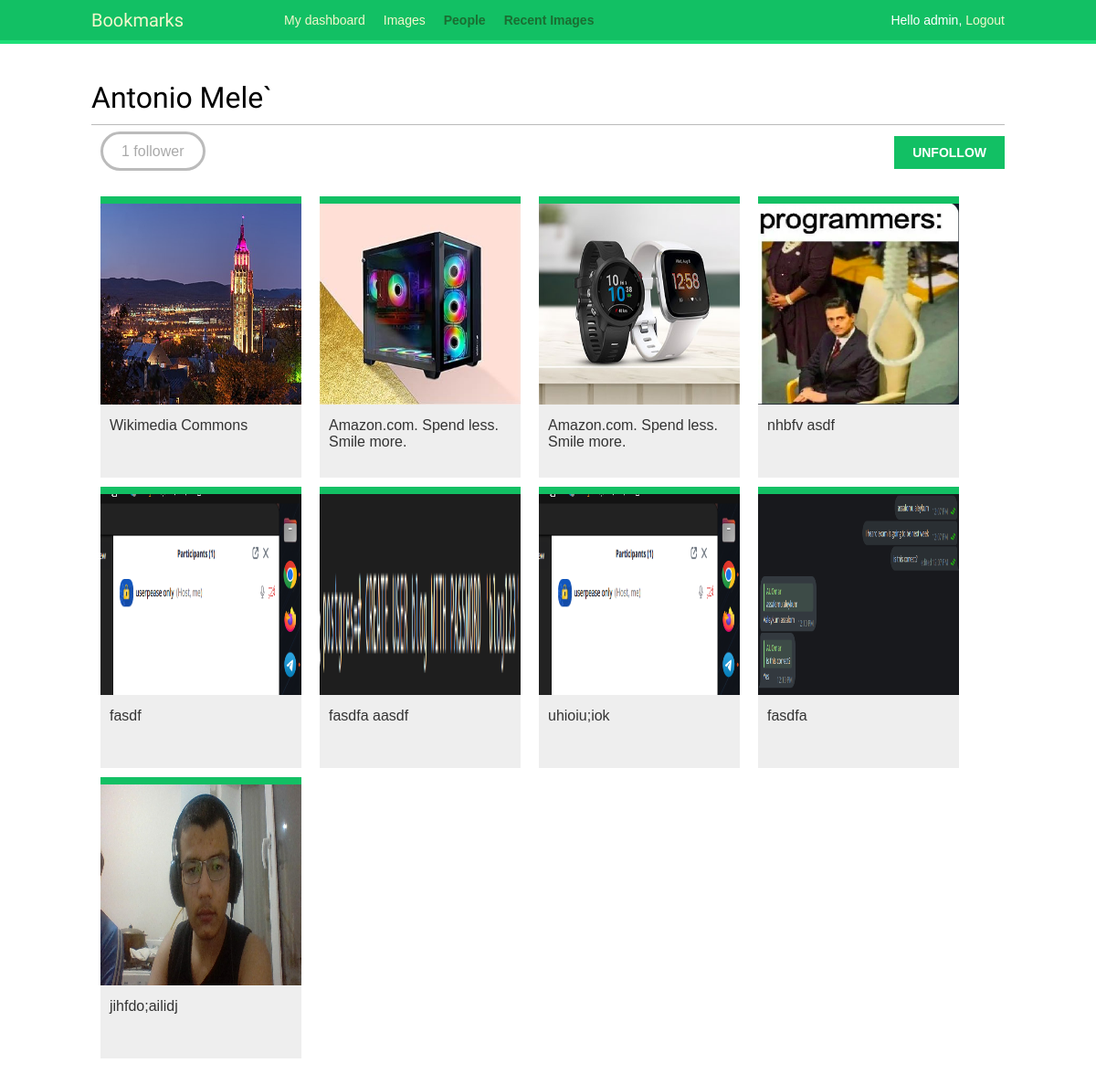
Page /account/users/test/ (signed in) on the committed database.
### images/models.py (models this page shows, shortened)
class Image(models.Model):
    user = models.ForeignKey(settings.AUTH_USER_MODEL, related_name='images_created', on_delete=models.CASCADE)
    title = models.CharField(max_length=250)
    slug = models.SlugField(max_length=200, blank=True)
    url = models.URLField(max_length=2000)
    image = models.ImageField(upload_to="images/%Y/%m/%d")
    description = models.TextField(blank=True)
    created = models.DateTimeField(auto_now_add=True)
    users_like = models.ManyToManyField(settings.AUTH_USER_MODEL, related_name="images_liked", blank=True)
    total_likes = models.PositiveIntegerField(default=0)
    class Meta:
        indexes = [
            models.Index(fields=['-created']),
            models.Index(fields=['-total_likes']),
        ]
    def get_absolute_url(self):
        return reverse('images:detail', args=[self.id, self.slug])

### account/views.py (the view)
# urls.py: path('users/<username>/', views.user_detail, name='user_detail'),
@login_required
def user_detail(request, username):
    user = get_object_or_404(User,
                             username=username,
                             is_active=True)
    return render(request,
                  'account/user/detail.html',
                  {'section': 'people',
                   'user': user})

### account/templates/account/user/detail.html (shortened to what this page needs)
{% extends "base.html" %}
{% load thumbnail %}
{% block content %}
  <h1>{{ user.get_full_name }}</h1>
  {% with total_followers=user.followers.count %}
    <span class="count">
      <span class="total">{{ total_followers }}</span>
      follower{{ total_followers|pluralize }}
    </span>
    <a href="#" data-id="{{ user.id }}" data-action="{% if request.user in user.followers.all %}un{% endif %}follow" class="follow button">
      {% if request.user not in user.followers.all %}
        Follow
      {% else %}
        Unfollow
      {% endif %}
    </a>
    <div id="image-list" class="image-container">
      {% include "images/image/list_images.html" with images=user.images_created.all %}
    </div>
  {% endwith %}
{% endblock %}

### account/templates/base.html (shortened to what this page needs)
{% load static %}
<!DOCTYPE html>
<html>
<head>
  <link href="{% static "css/base.css" %}" rel="stylesheet">
</head>
<body>
  <div id="header">
    <span class="logo">Bookmarks</span>
    {% if request.user.is_authenticated %}
      <ul class="menu">
        <li {% if section == "dashboard" %}class="selected"{% endif %}>
          <a href="{% url "dashboard" %}">My dashboard</a>
        </li>
        <li {% if section == "images" %}class="selected"{% endif %}>
          <a href="{% url "images:list" %}">Images</a>
        </li>
        <li {% if section == "people" %}class="selected"{% endif %}>
          <a href="{% url "user_list" %}">People</a>
        </li>
        <li {% if section == "people" %}class="selected"{% endif %}>
          <a href="{% url "images:ranking" %}">Recent Images</a>
        </li>
      </ul>
    {% endif %}
    <span class="user">
      {% if request.user.is_authenticated %}
        Hello {{ request.user.first_name|default:request.user.username }},
        <a href="{% url "logout" %}">Logout</a>
      {% else %}
        <a href="{% url "login" %}">Log-in</a>
      {% endif %}
    </span>
  </div>
  <div id="content">
    {% block content %}
    {% endblock %}
  </div>
</body>
</html>

### images/templates/images/image/list_images.html
{% load thumbnail %}
{% for image in images %}
  <div class="image">
    <a href="{{ image.get_absolute_url }}">
      {% thumbnail image.image 300x300 crop="smart" as im %}
      <a href="{{ image.get_absolute_url }}">
        <img src="{{ im.url }}">
      </a>
    </a>
    <div class="info">
      <a href="{{ image.get_absolute_url }}" class="title">
        {{ image.title }}
      </a>
    </div>
  </div>
{% endfor %}

### account/static/css/base.css (style rules this page uses)
body { margin:0; padding:0; font-family:helvetica, sans-serif; }
a { color:#12c064; text-decoration:none; }
h1, h2, h3, h4, h5 , h6 { font-family: 'Muli', sans-serif; font-weight:normal; }
h1 { border-bottom:1px solid #bbb; padding:0 0 10px 0; margin:10px 0 20px 0; }
#header { padding:10px 100px; font-size:14px; background:#12c064; color:#fff; border-bottom:4px solid #1cdf78; overflow:auto; }
#header .logo { font-family: 'Muli', sans-serif; float:left; color:#f3f7cc; font-size:20px; margin-right:10%; }
#header ul.menu { list-style:none; float:left; margin:0; padding:0; }
#header ul.menu li { float:left; padding:4px 10px; }
#header ul.menu li.selected a, #header ul.menu li.selected a:hover { color:#1b6d32; font-weight:bold; }
#header a { color:#f3f7cc; }
#header .user { float:right; padding-top:4px; }
#content { padding:30px 100px; }
input[type=submit], a.button { font-weight:bold; background:#12c064; color:#fff; padding:10px 20px; font-size:14px; text-transform:uppercase; }
.count { color:#aaa; border:3px solid #bbb; border-radius:26px; padding:10px 20px; margin:20px 10px 0; }
a.like, a.follow { float:right; margin-top:-8px; }
#image-list { overflow:hidden; }
#image-list .image { float:left; width:220px; height:300px; margin:0 10px 10px 10px; border-top:8px solid #12c064; background:#eee; }
#image-list img { width:220px; height:220px; }
#image-list .info { padding:10px; }
#image-list .info a { color:#333; }
.image-container { margin-top:40px; }

### rows in the picture
Image: shows a picture, title "Wikimedia Commons"
Image: shows a picture, title "Amazon.com. Spend less. Smile more."
Image: shows a picture, title "Amazon.com. Spend less. Smile more."
Image: shows a picture, title "nhbfv asdf"
Image: title "fasdf"
Image: shows a picture, title "fasdfa aasdf"
Image: title "uhioiu;iok"
Image: shows a picture, title "fasdfa"
Image: shows a picture, title "jihfdo;ailidj"

### other values in the picture
{{ request.user.first_name|default:request.user.username }} "admin"
{{ user.get_full_name }} "Antonio Mele`"
{{ total_followers }} "1"
